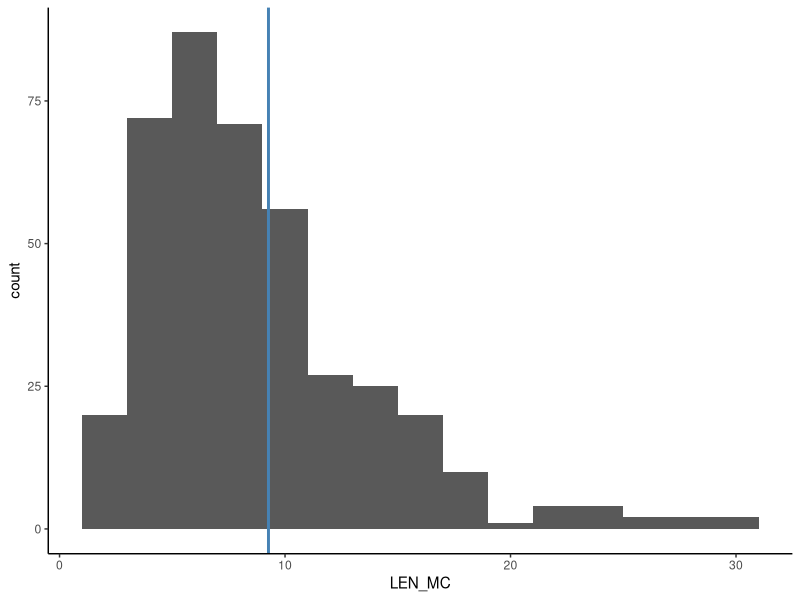
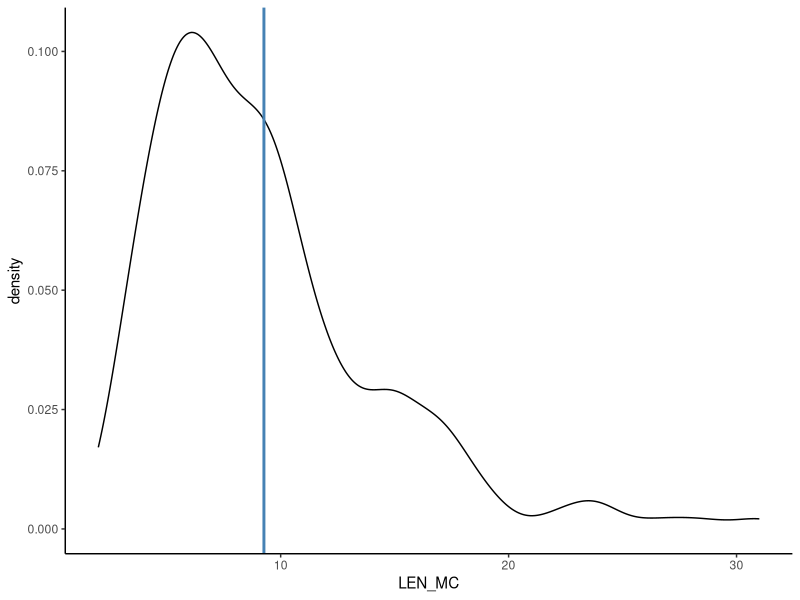
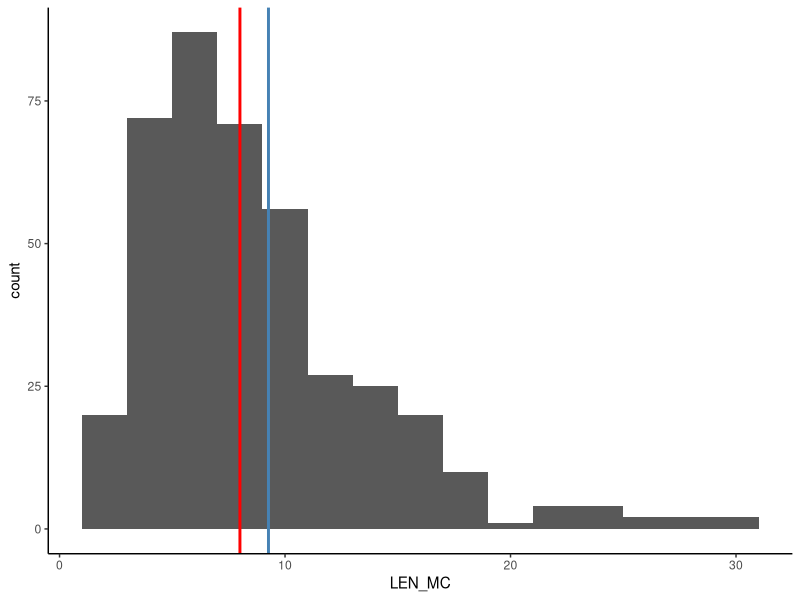
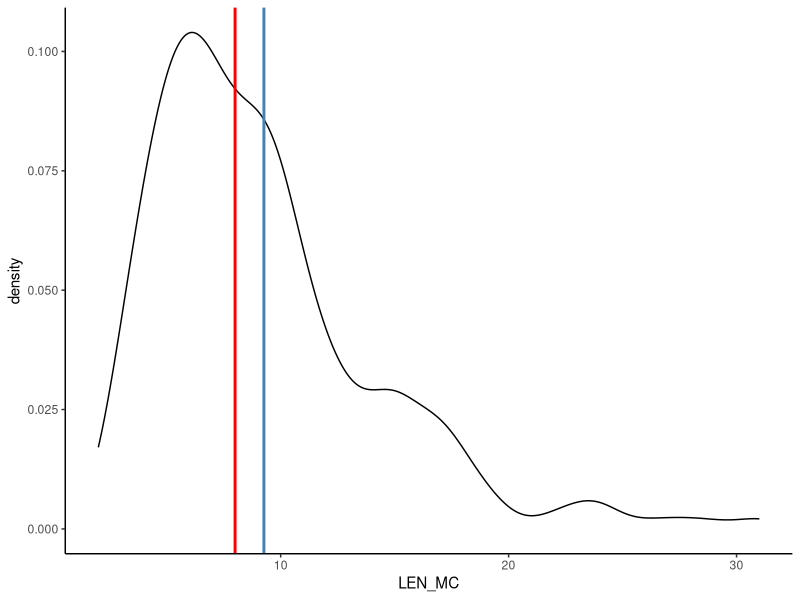
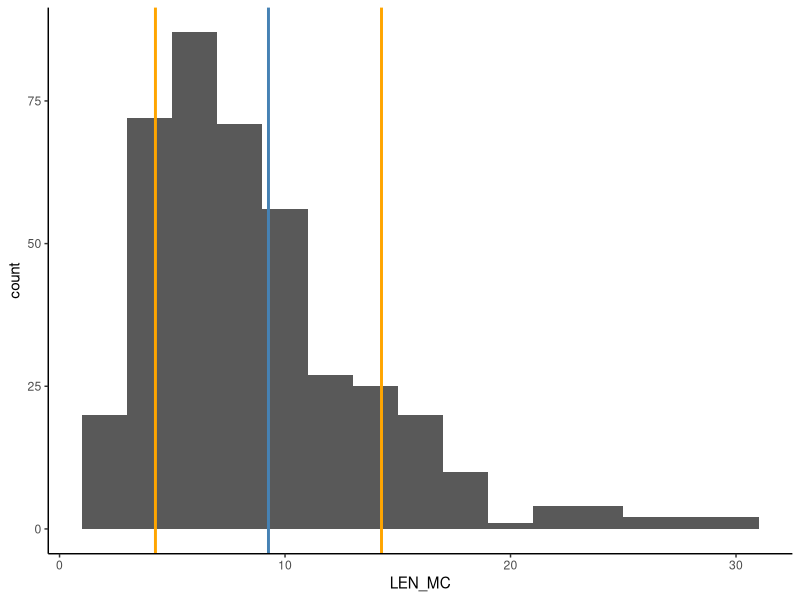
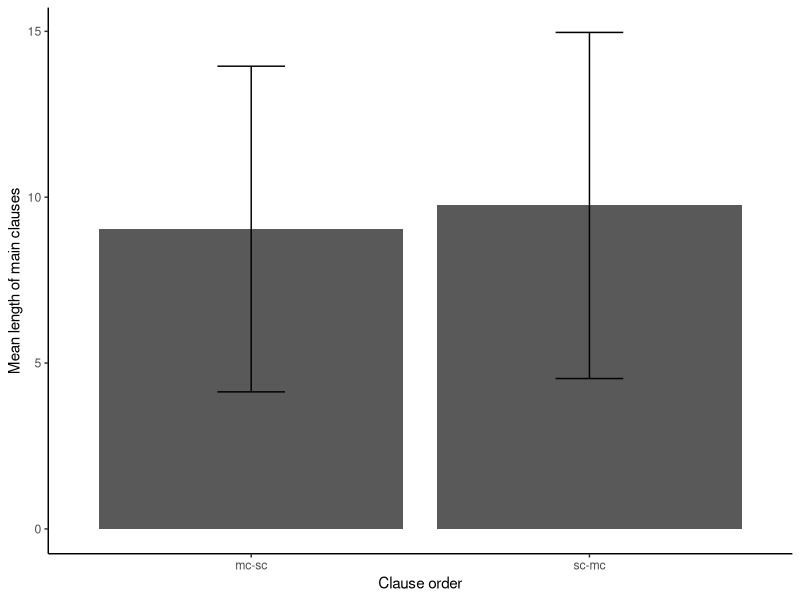
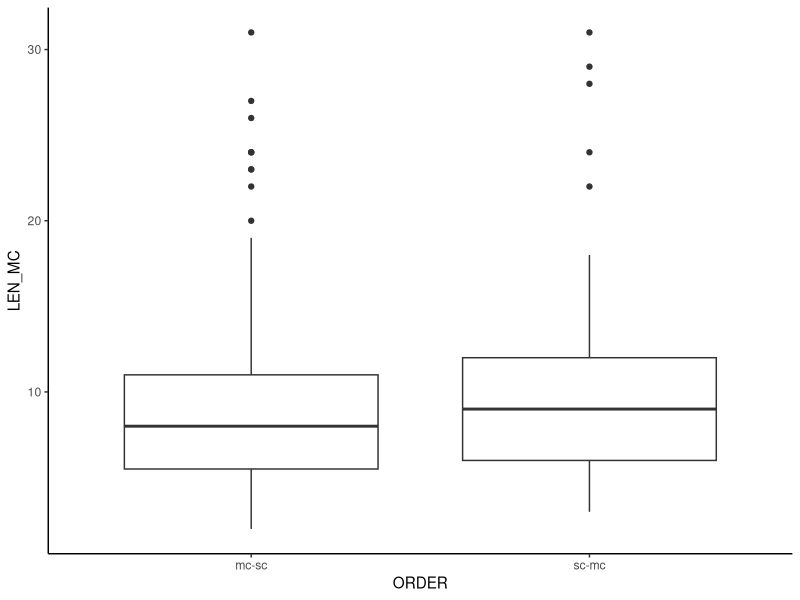
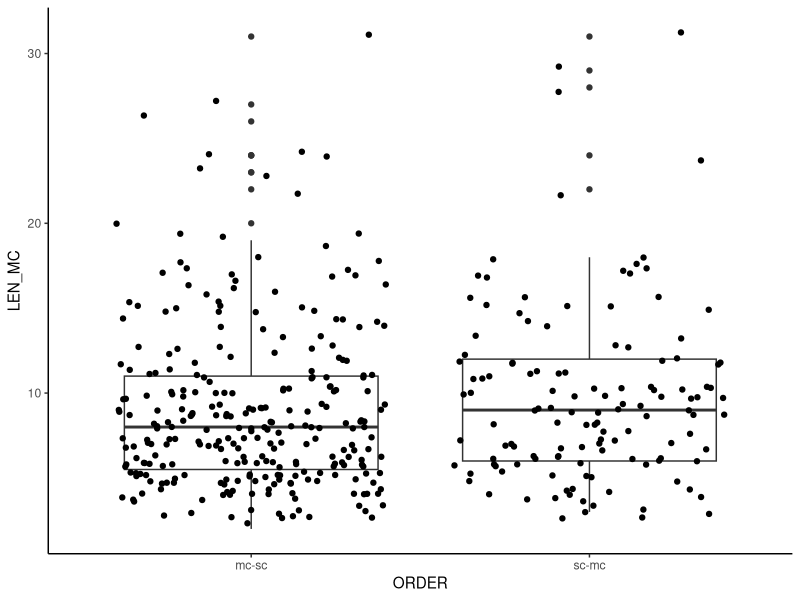

These charts were generated, in order, by the following R code:
## ---- chunk 1
knitr::opts_chunk$set(
  warning = FALSE,
  message = FALSE
)
## ---- chunk 2

# Libraries
library("readxl")
library("tidyverse")
library("ggthemes")

# Load data from working directory
cl.order <- read_xlsx("Paquot_Larsson_2020_data.xlsx")

## ---- chunk 3
# Using mean()
mean(cl.order$LEN_MC)

# or by hand:
mean <- 1/length(cl.order$LEN_MC) * sum(cl.order$LEN_MC)

## ---- chunk 4

# Plot distribution of LEN_MC
cl.length.hist <- ggplot(cl.order, aes(x = LEN_MC)) +
                  geom_histogram(binwidth = 2)

cl.length.hist +
  # Add mean
  geom_vline(aes(xintercept = mean(LEN_MC)),
             color = "steelblue",
             linewidth = 1) +
  theme_classic()
  
## ---- chunk 5

# Plot distribution of LEN_MC
cl.length.dens <- ggplot(cl.order, aes(x = LEN_MC)) +
                  geom_density()

cl.length.dens +
  # Add mean
  geom_vline(aes(xintercept = mean(LEN_MC)),
             color = "steelblue",
             linewidth = 1) +
  theme_classic()
  
## ---- chunk 6
# Using median()
median(cl.order$LEN_MC)

# or by hand:
sample_sorted <- sort(cl.order$LEN_MC) # sort values in ascending order

n <- length(cl.order$LEN_MC) # sample size is 403 (odd number!)

median <- sample_sorted[(n + 1) %/% 2] # compute median

## ---- chunk 7
cl.length.hist +
  # Add mean
  geom_vline(aes(xintercept = mean(LEN_MC)), color = "steelblue", linewidth = 1) +
  # Add median
  geom_vline(aes(xintercept = median(LEN_MC)), color = "red", linewidth = 1) +
  theme_classic()
## ---- chunk 8
cl.length.dens +
  # Add mean
  geom_vline(aes(xintercept = mean(LEN_MC)), color = "steelblue", linewidth = 1) +
  # Add median
  geom_vline(aes(xintercept = median(LEN_MC)), color = "red", linewidth = 1) +
  theme_classic()
## ---- chunk 9

# Using var()
var(cl.order$LEN_MC)

# or by hand:

sample_data <- cl.order$LEN_MC

# Calculate the sample standard deviation

var <- 1 / length(sample_data) * sum((sample_data - mean(sample_data))^2) # formula above

# Note that R's var() function applies an additional bias correction measure:

var_corrected <- 1 / (length(sample_data) - 1) * sum((sample_data - mean(sample_data))^2) # equivalent to var()

## ---- chunk 10
# Using sd()
sd(cl.order$LEN_MC)

# or by hand:

sample_data <- cl.order$LEN_MC

# Calculate the sample standard deviation

sd <- sqrt(1 / (length(sample_data) - 1)* sum((sample_data - mean(sample_data))^2))

## ---- chunk 11
cl.length.hist +
  # Add verticle line for the mean
  geom_vline(aes(xintercept = mean(LEN_MC)), color = "steelblue", linewidth = 1) +
  # Add -1sd
  geom_vline(aes(xintercept = mean(LEN_MC) - sd(LEN_MC)), color = "orange", linewidth = 1) +
  # Add +1sd
  geom_vline(aes(xintercept = mean(LEN_MC) + sd(LEN_MC)), color = "orange", linewidth = 1) +
  theme_classic()
## ---- chunk 12

# Create data frame with mean and sd for each clause ORDER

cl.order %>% 
  # Select variables of interest
  select(ORDER, LEN_MC) %>% 
  # Group results of following operations by ORDER
  group_by(ORDER) %>% 
    # Create grouped summary of mean and sd for each ORDER
    summarise(mean = mean(LEN_MC),
                sd = sd(LEN_MC)) -> cl_mean_sd; cl_mean_sd

# Plot results 

ggplot(cl_mean_sd, aes(x = ORDER, y = mean)) +
  # Barplot with a specific variable mapped onto y-axis
  geom_col() +
  # Add mean and standard deviation to the plot
  geom_errorbar(aes(x = ORDER,
                    ymin = mean-sd,
                    ymax = mean+sd), width = .2) +
  theme_classic() +
  labs(y = "Mean length of main clauses", x = "Clause order")
  
## ---- chunk 13
    quantile(cl.order$LEN_MC)
## ---- chunk 14
    quantile(cl.order$LEN_MC, 0)
    quantile(cl.order$LEN_MC, 1)
## ---- chunk 15
ggplot(cl.order, aes(x = ORDER, y = LEN_MC)) +
  geom_boxplot() +
  theme_classic()
## ---- chunk 16
ggplot(cl.order, aes(x = ORDER, y = LEN_MC)) +
  geom_boxplot() +
  geom_jitter() + # add data points 
  theme_classic()
## ---- chunk 17

ggplot(cl.order, aes(x = LEN_MC, fill = ORDER)) +
  geom_density(alpha = 0.5) +
  coord_flip() +
  theme_classic()

## ---- chunk 18
ggplot(cl.order, aes(x = ORDER, y = LEN_MC)) +
  geom_boxplot()
## ---- chunk 19
ggplot(cl.order, aes(x = LEN_MC, fill = ORDER)) +
  geom_density(alpha = 0.5)
## ---- chunk 20
ggplot(cl.order, aes(x = ORDER, y = LEN_MC)) +
  geom_col(aes(x = ORDER, y = LEN_MC))
## ---- chunk 21
# 4 variables
ggplot(cl.order, aes(x = LEN_MC, y = LEN_SC)) +
  geom_point(aes(color = ORDER, shape = SUBORDTYPE))
## ---- chunk 22
# 5 variables
ggplot(cl.order, aes(x = LEN_MC, y = LEN_SC)) +
  geom_point(aes(color = ORDER, shape = SUBORDTYPE)) +
  facet_wrap(~MORETHAN2CL)
